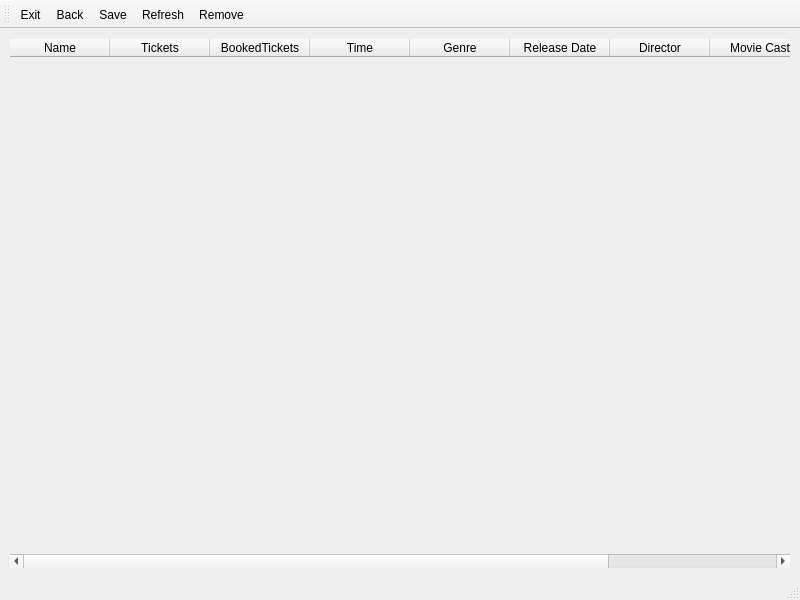
<?xml version="1.0" encoding="UTF-8"?>
<ui version="4.0">
 <class>movie_list</class>
 <widget class="QMainWindow" name="movie_list">
  <property name="geometry">
   <rect>
    <x>0</x>
    <y>0</y>
    <width>800</width>
    <height>600</height>
   </rect>
  </property>
  <property name="windowTitle">
   <string>MainWindow</string>
  </property>
  <property name="styleSheet">
   <string notr="true">#tableWidget_film
{
background-color: rgba(255, 255, 255, 0);
}
</string>
  </property>
  <widget class="QWidget" name="centralwidget">
   <layout class="QHBoxLayout" name="horizontalLayout">
    <item>
     <widget class="QTableWidget" name="tableWidget_film">
      <property name="font">
       <font>
        <family>Comic Sans MS</family>
        <pointsize>16</pointsize>
        <weight>50</weight>
        <bold>false</bold>
       </font>
      </property>
      <property name="cursor" stdset="0">
       <cursorShape>CrossCursor</cursorShape>
      </property>
      <property name="layoutDirection">
       <enum>Qt::LeftToRight</enum>
      </property>
      <property name="inputMethodHints">
       <set>Qt::ImhNone</set>
      </property>
      <property name="frameShape">
       <enum>QFrame::StyledPanel</enum>
      </property>
      <property name="frameShadow">
       <enum>QFrame::Raised</enum>
      </property>
      <property name="editTriggers">
       <set>QAbstractItemView::AnyKeyPressed|QAbstractItemView::DoubleClicked|QAbstractItemView::EditKeyPressed</set>
      </property>
      <property name="textElideMode">
       <enum>Qt::ElideMiddle</enum>
      </property>
      <property name="gridStyle">
       <enum>Qt::SolidLine</enum>
      </property>
      <column>
       <property name="text">
        <string>Name</string>
       </property>
      </column>
      <column>
       <property name="text">
        <string>Tickets</string>
       </property>
      </column>
      <column>
       <property name="text">
        <string>BookedTickets</string>
       </property>
      </column>
      <column>
       <property name="text">
        <string>Time</string>
       </property>
      </column>
      <column>
       <property name="text">
        <string>Genre</string>
       </property>
      </column>
      <column>
       <property name="text">
        <string>Release Date</string>
       </property>
      </column>
      <column>
       <property name="text">
        <string>Director</string>
       </property>
      </column>
      <column>
       <property name="text">
        <string>Movie Cast</string>
       </property>
      </column>
      <column>
       <property name="text">
        <string>IMDB</string>
       </property>
      </column>
     </widget>
    </item>
   </layout>
  </widget>
  <widget class="QMenuBar" name="menubar">
   <property name="geometry">
    <rect>
     <x>0</x>
     <y>0</y>
     <width>800</width>
     <height>19</height>
    </rect>
   </property>
  </widget>
  <widget class="QStatusBar" name="statusbar"/>
  <widget class="QToolBar" name="toolBar">
   <property name="windowTitle">
    <string>toolBar</string>
   </property>
   <attribute name="toolBarArea">
    <enum>TopToolBarArea</enum>
   </attribute>
   <attribute name="toolBarBreak">
    <bool>false</bool>
   </attribute>
   <addaction name="actionExit"/>
   <addaction name="actionBack"/>
   <addaction name="actionSave"/>
   <addaction name="actionRefresh"/>
   <addaction name="actionRemove"/>
  </widget>
  <action name="actionExit">
   <property name="icon">
    <iconset resource="resourse.qrc">
     <normaloff>:/Resourse/Resourse/Icon/Exit critical.png</normaloff>:/Resourse/Resourse/Icon/Exit critical.png</iconset>
   </property>
   <property name="text">
    <string>Exit</string>
   </property>
   <property name="toolTip">
    <string>&lt;html&gt;&lt;head/&gt;&lt;body&gt;&lt;p&gt;Exit&lt;/p&gt;&lt;/body&gt;&lt;/html&gt;</string>
   </property>
  </action>
  <action name="actionBack">
   <property name="icon">
    <iconset resource="resourse.qrc">
     <normaloff>:/Resourse/Resourse/Icon/back.png</normaloff>:/Resourse/Resourse/Icon/back.png</iconset>
   </property>
   <property name="text">
    <string>Back</string>
   </property>
   <property name="toolTip">
    <string>&lt;html&gt;&lt;head/&gt;&lt;body&gt;&lt;p&gt;&lt;span style=&quot; font-size:10pt;&quot;&gt;Previouse Page&lt;/span&gt;&lt;/p&gt;&lt;/body&gt;&lt;/html&gt;</string>
   </property>
  </action>
  <action name="actionSave">
   <property name="icon">
    <iconset resource="resourse.qrc">
     <normaloff>:/Resourse/Resourse/Icon/Save.png</normaloff>:/Resourse/Resourse/Icon/Save.png</iconset>
   </property>
   <property name="text">
    <string>Save</string>
   </property>
   <property name="toolTip">
    <string>&lt;html&gt;&lt;head/&gt;&lt;body&gt;&lt;p&gt;&lt;span style=&quot; font-size:10pt;&quot;&gt;Save&lt;/span&gt;&lt;/p&gt;&lt;/body&gt;&lt;/html&gt;</string>
   </property>
  </action>
  <action name="actionRemove">
   <property name="icon">
    <iconset resource="resourse.qrc">
     <normaloff>:/Resourse/Resourse/Icon/icons8-remove-100.png</normaloff>:/Resourse/Resourse/Icon/icons8-remove-100.png</iconset>
   </property>
   <property name="text">
    <string>Remove</string>
   </property>
   <property name="toolTip">
    <string>&lt;html&gt;&lt;head/&gt;&lt;body&gt;&lt;p&gt;&lt;img src=&quot;:/Resourse/Resourse/Icon/remove-image.png&quot;/&gt;Remove Movie&lt;/p&gt;&lt;/body&gt;&lt;/html&gt;</string>
   </property>
  </action>
  <action name="actionRefresh">
   <property name="icon">
    <iconset resource="resourse.qrc">
     <normaloff>:/Resourse/Resourse/Icon/reload.png</normaloff>:/Resourse/Resourse/Icon/reload.png</iconset>
   </property>
   <property name="text">
    <string>Refresh</string>
   </property>
   <property name="toolTip">
    <string>&lt;html&gt;&lt;head/&gt;&lt;body&gt;&lt;p&gt;Refresh&lt;/p&gt;&lt;/body&gt;&lt;/html&gt;</string>
   </property>
  </action>
 </widget>
 <resources>
  <include location="resourse.qrc"/>
 </resources>
 <connections/>
</ui>
